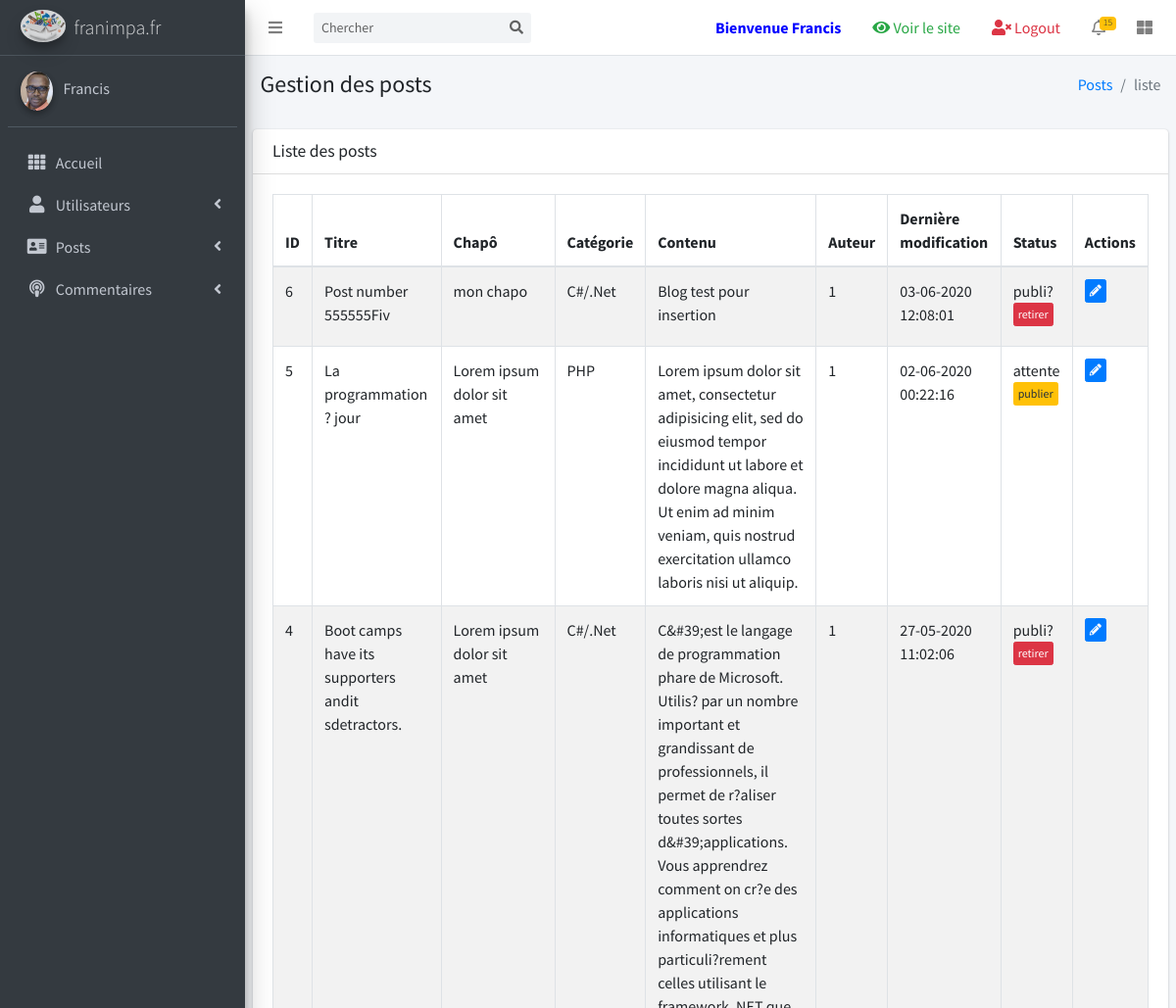
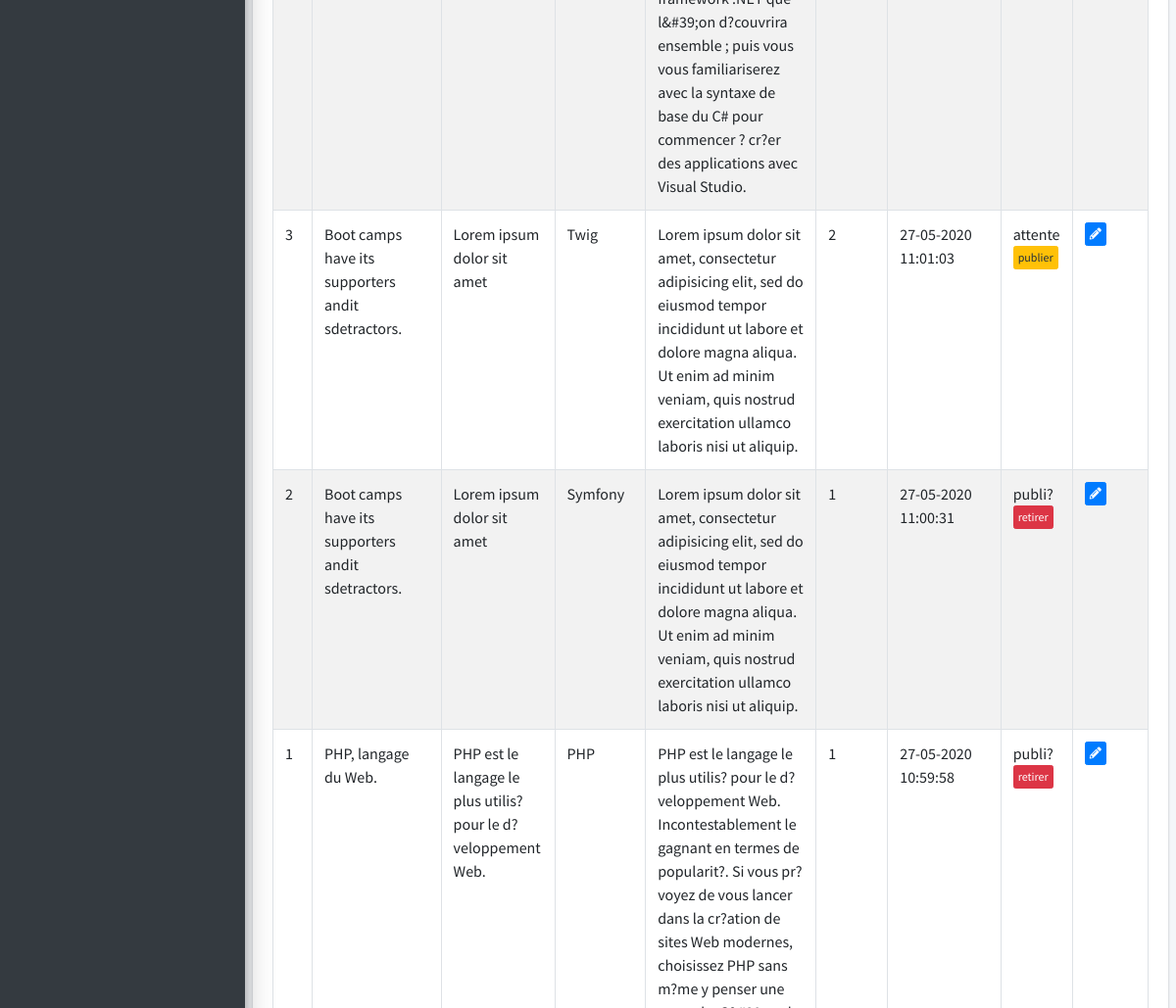
The app's page /posts/list (signed in, upper part), older data (2 pictures, top to bottom).
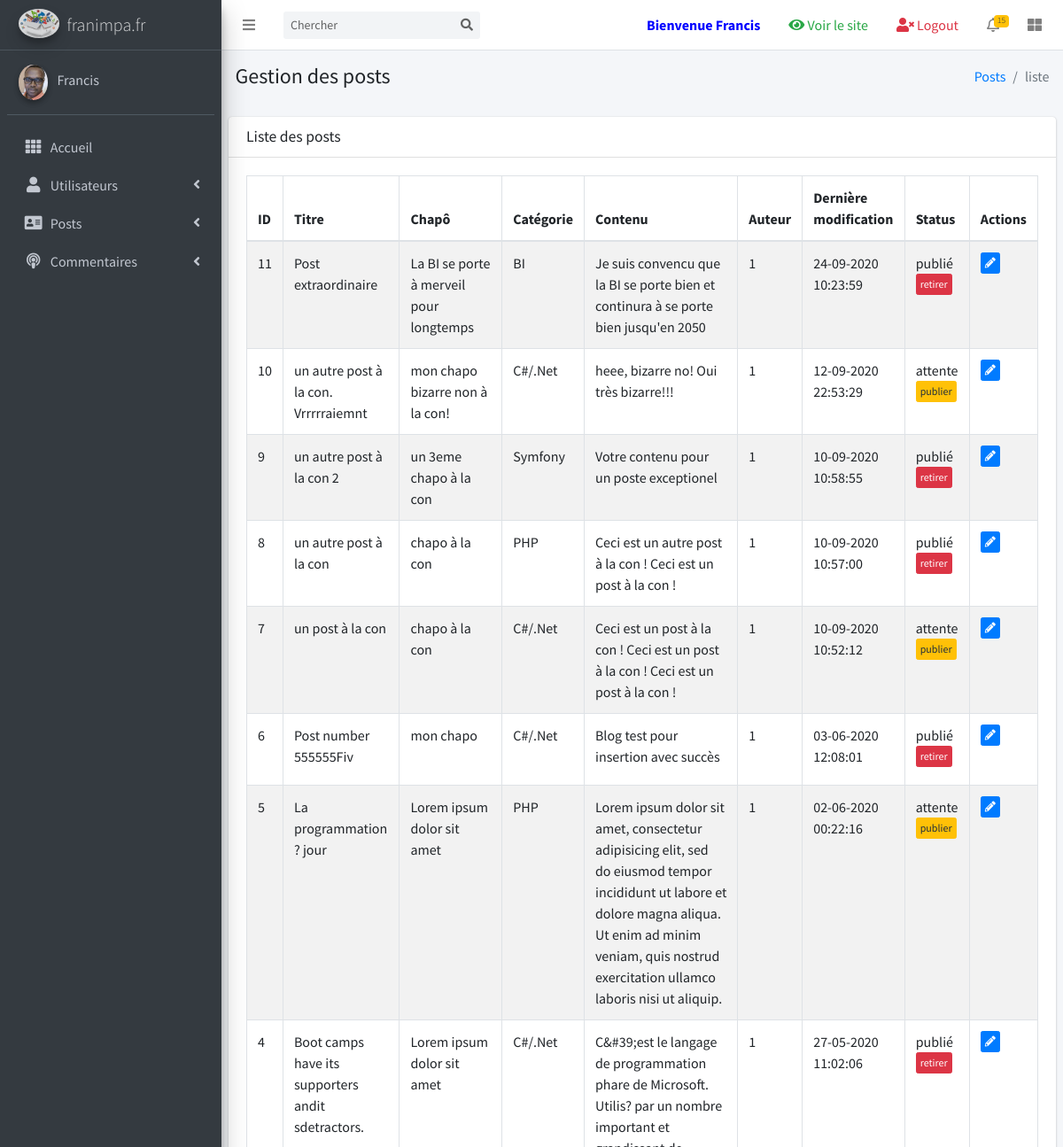
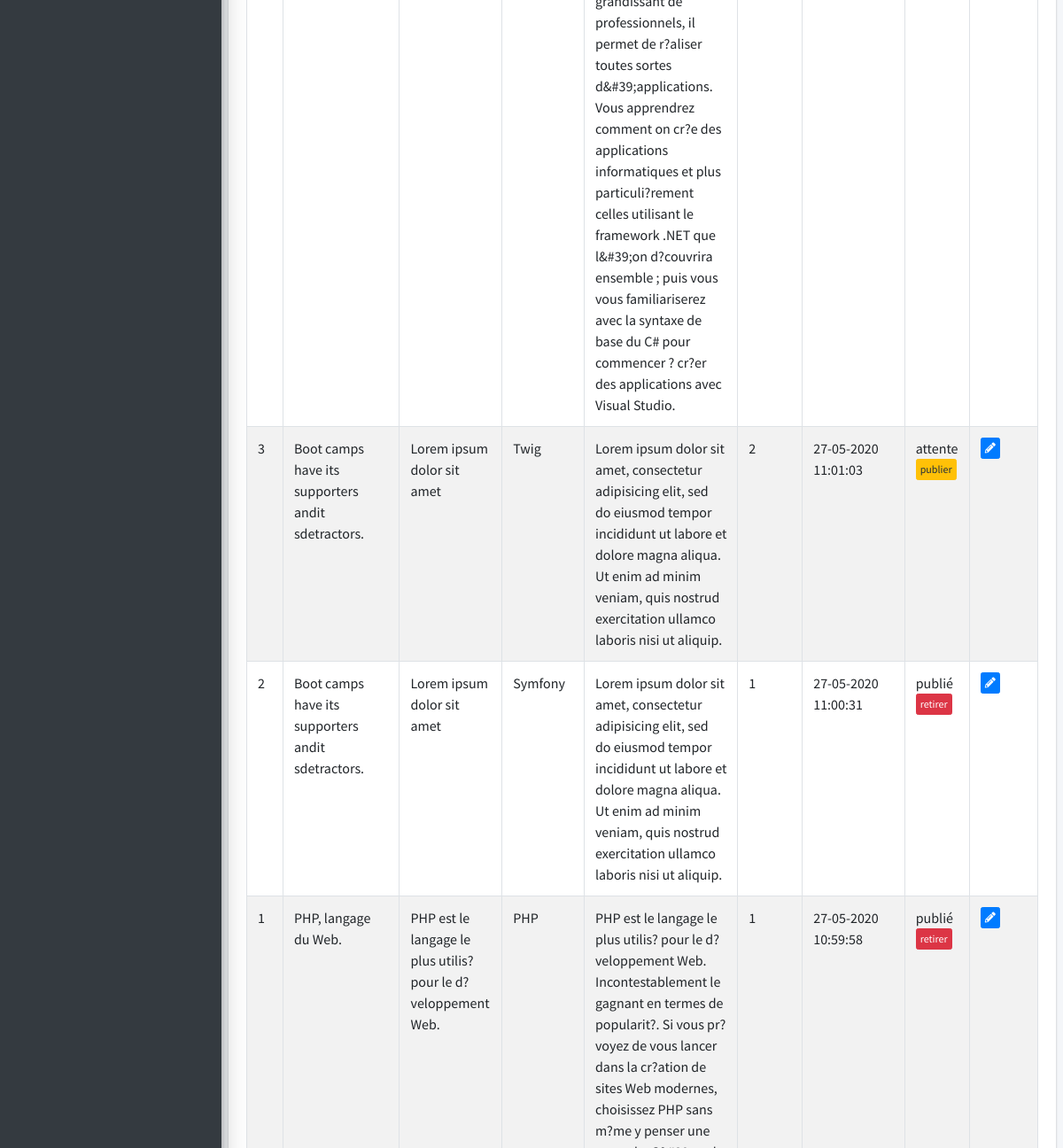
The same page, newer data (2 pictures, top to bottom).
### tables this page shows
CREATE TABLE `posts` (
  `id` int(11) NOT NULL,
  `title` varchar(250) NOT NULL,
  `category` varchar(100) NOT NULL,
  `chapo` text NOT NULL,
  `content` text NOT NULL,
  `authorId` int(11) NOT NULL,
  `updatedAt` datetime NOT NULL DEFAULT CURRENT_TIMESTAMP,
  `postImage` varchar(250) NOT NULL,
  `status` varchar(50) NOT NULL DEFAULT 'attente'
);

### controllers/PostsController.php (called while the page is built, shortened)
<?php
class PostsController extends Controller
{
    public function __construct()
    {
        $this->postManager = $this->loadModel("PostManager");
    }
    public function list()
    {
        $posts = $this->postManager->findAll();
        $this->render('admin/postsAdmin',['posts'=> $posts]);
    }
}

### core/Router.php (called while the page is built, shortened)
<?php
require_once 'HttpRequest.php';
require_once 'Token.php';
require_once 'Validator.php';
require_once($_ENV['APPROOT_REQUIRE'].'core/Controller.php');
$request = new HttpRequest();
if (!$request->getKeyExists('uc')) {
    $url[0] = "home";
} else {
    $url = explode('/',filter_var($request->getGet('uc'),FILTER_SANITIZE_URL));
}
try {
    $controller = new $controller();
    $action = $url[1] ?? "index";
    $controller->$action();
} catch(Exception $e) {
    header('Location: '. $_ENV['URL_PATH'].'home/page404');
}

### index.php (called while the page is built)
<?php
require_once 'core/Router.php';

### models/PostManager.php (called while the page is built, shortened)
<?php
class PostManager extends Model
{
    public function findAll()
    {
        $pdo = $this->getPdo();
        $this->pdoStmt = $pdo->query('SELECT p.id, p.title, p.category, p.chapo, p.content, p.authorId, p.postImage, p.updatedAt, p.status, u.firstname, COUNT(c.id) as nbrComments FROM users u
        INNER JOIN posts p ON u.id = p.authorId LEFT JOIN comments c ON p.id = c.postid
        GROUP BY p.id, p.title, p.category, p.chapo, p.content, p.authorId, p.updatedAt, p.postImage, p.status, u.firstname
        ORDER BY p.updatedAt DESC');
        $this->pdoStmt->execute();
        $posts = $this->pdoStmt->fetchAll(PDO::FETCH_OBJ);
        if (!$posts) {
            return null;
        } else {
            return $posts;
        }
    }
}

### core/Validator.php (called while the page is built, shortened)
<?php
class Validator
{
    public static function escapingData($value)
    {
        $data = trim($value);
        $data = htmlspecialchars($data);
        return $data;
    }
}

### core/HttpRequest.php (called while the page is built, shortened)
<?php
class HttpRequest
{
    public function setServer($server)
    {
        return $this;
    }
    public function setPost($post)
    {
        return $this;
    }
    public function setSession($name, $value)
    {
        return $_SESSION[$name] = $value;
    }
}

### core/Token.php (called while the page is built, shortened)
<?php
class Token
{
    public static function generate()
    {
       return hash("sha512", microtime().rand(0,999999));
    }
}

### views/admin/postsAdminView.php (the view, shortened to what the changed rows need)
<?php $title = "Liste des blog posts";
$csrf = $this->httpRequest->setSession('csrf', Token::generate());
ob_start(); ?>
  <div class="content-wrapper">
    <section class="content">
      <div class="row">
        <div class="col-12">
          <div class="card">
            <div class="card-body">
              <table id="example1" class="table table-bordered table-striped">
                <thead>
                  <tr>
                    <th>ID</th>
                    <th>Titre</th>
                    <th>Chapô</th>
                    <th>Catégorie</th>
                    <th>Contenu</th>
                    <th>Auteur</th>
                    <th>Dernière modification</th>
                    <th>Status</th>
                    <th>Actions</th>
                  </tr>
                </thead>
                <tbody>
                    <?php foreach($data['posts'] as $post) : ?>
                        <tr>
                            <td><?=$post->id;?></td>
                            <td><?=$post->title;?></td>
                            <td><?=$post->chapo;?></td>
                            <td><?=$post->category;?></td>
                            <td><?=$post->content;?></td>
                            <td><?=$post->authorId;?></td>
                            <td><?=date_format(new DateTime($post->updatedAt),"d-m-Y H:i:s");?></td>
                            <td>
                              <?=$post->status;?>
                              <?php if ($post->status=='attente')
                              { ?>
                              <a href="<?=Validator::escapingData($this->env['URL_PATH'])?>posts/publish/<?=$post->id . '&token=' . $csrf;?>" class="btn btn-xs btn-warning mb-2">publier</a>
                              <?php } else { ?>
                                <a href="<?=Validator::escapingData($this->env['URL_PATH'])?>posts/unPublish/<?=$post->id . '&token=' . $csrf;?>" class="btn btn-xs btn-danger mb-2">retirer</a>
                              <?php } ?>
                             </td>
                            <td>
                              <a href="<?=Validator::escapingData($this->env['URL_PATH'])?>posts/edit/<?=$post->id;?>" class="btn btn-xs btn-primary mb-2"><i class="fas fa-pencil-alt"></i></a>
                            </td>
                        </tr>
                    <?php endforeach ; ?>
                </tbody>
              </table>
            </div>
        </div>
      </div>
    </section>
  </div>
<?php require_once 'admin_template.php'; ?>

Row changes from the older to the newer data that the page shows:
added posts: id "11", title "Post extraordinaire", chapo "La BI se porte à merveil pour longtemps", category "BI", content "Je suis convencu que la BI se porte bien et continura à se porte bien jusqu'en 2050", authorId "1", updatedAt "24-09-2020 10:23:59", status "publié"
added posts: id "10", title "un autre post à la con. Vrrrrraiemnt", chapo "mon chapo bizarre non à la con!", category "C#/.Net", content "heee, bizarre no! Oui très bizarre!!!", authorId "1", updatedAt "12-09-2020 22:53:29", status "attente"
added posts: id "9", title "un autre post à la con 2", chapo "un 3eme chapo à la con", category "Symfony", content "Votre contenu pour un poste exceptionel", authorId "1", updatedAt "10-09-2020 10:58:55", status "publié"
added posts: id "8", title "un autre post à la con", chapo "chapo à la con", category "PHP", content "Ceci est un autre post à la con ! Ceci est un post à la con !", authorId "1", updatedAt "10-09-2020 10:57:00", status "publié"
added posts: id "7", title "un post à la con", chapo "chapo à la con", category "C#/.Net", content "Ceci est un post à la con ! Ceci est un post à la con ! Ceci est un post à la con !", authorId "1", updatedAt "10-09-2020 10:52:12", status "attente"
changed posts "Post number 555555Fiv": content "Blog test pour insertion" → "Blog test pour insertion avec succès"; status "publi?" → "publié"
changed posts id 4: status "publi?" → "publié"
changed posts id 2: status "publi?" → "publié"
changed posts "PHP, langage du Web.": status "publi?" → "publié"
